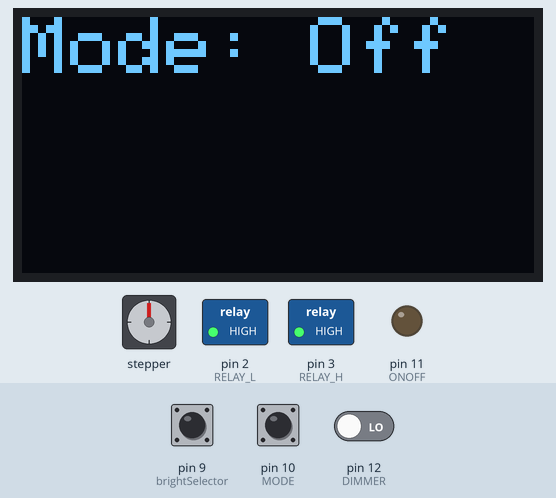
Bench run of a sketch on a simulated Arduino Uno, built with avr-gcc and run on an emulated ATmega328P. On the bench: stepper motor, 128×64 one-colour display, switched loads named in the sketch (green lamp = pin HIGH), output pins drawn as LEDs (lit = HIGH). Wiring (inferred from the names in the program): stepper motor (2048 steps per turn assumed): coils pin 4, pin 5, pin 6, pin 7. Dashed ring = blinking. The inputs (shaded band) are chosen by the test bench; at power-on: pin 10 (MODE) LOW, pin 9 (brightSelector) LOW, pin 12 (DIMMER) LOW.

Above: at 3.8 s.
3.9 s: pin 10 (MODE) pulled HIGH for 1 s
At 5.5 s:
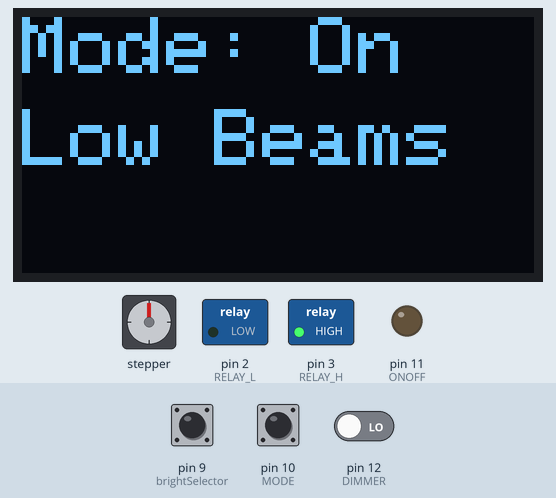
6.4 s: pin 9 (brightSelector) pulled HIGH for 3.2 s
At 10.2 s:
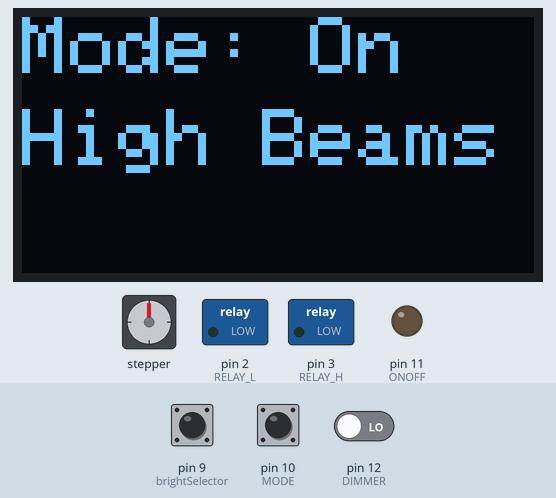
11.1 s: pin 10 (MODE) pulled HIGH for 0.15 s
At 12.1 s:
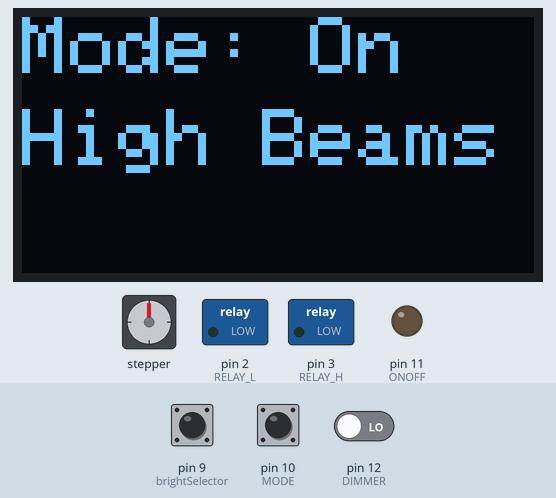
12.7 s: pin 10 (MODE) pulled HIGH for 3.2 s
At 12.95 s:
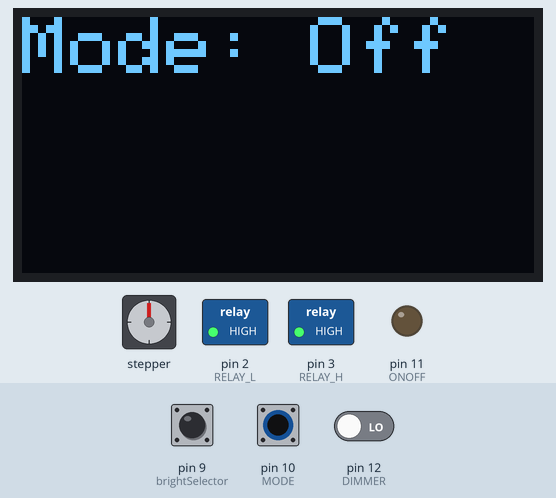
17.4 s: pin 9 (brightSelector) driven HIGH and pin 10 (MODE) driven HIGH
At 17.76 s:
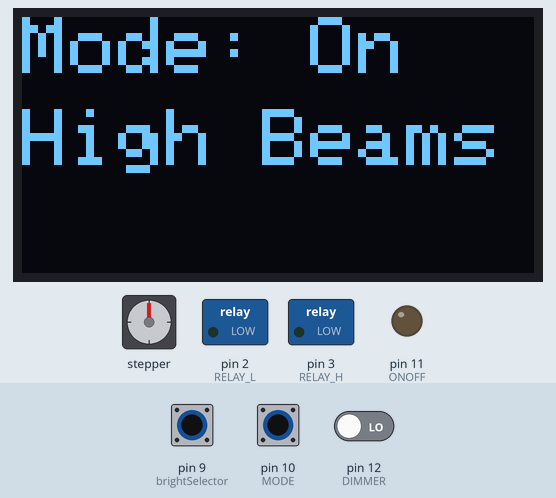
19.5 s: pin 10 (MODE) driven LOW
At 19.77 s:
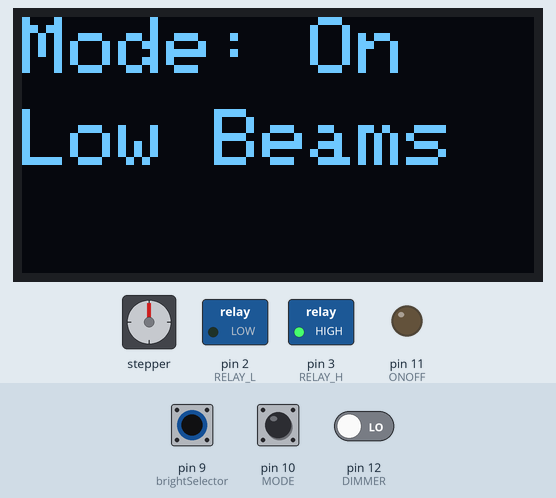
Timing chart, 0 to 23.5 s (numbered marks = the images above; inputs shaded):
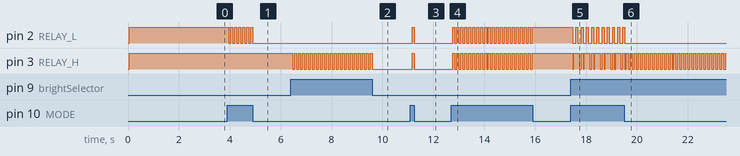

The sketch:

jettabrain.ino
```cpp
//# Define variables

//## Pins
//### Digital
int RELAY_L = 2; // Light Bar Relay
int RELAY_H = 3; // Light Pods Relay
int RELAY_03 = 5; // Unused; not wired
int RELAY_02 = 4; // Unused; not wired
int RELAY_04 = 6; // Unused; not wired
int RELAY_05 = 7; // Unused; not wired
int HIGH_BEAM_CAR = 8;
int HIGH_BEAM_DRIVER = 9;
int MODE = 10;
int ONOFF = 11; // Auxiliary fuse block relay
int DIMMER = 12; // Dimmer switch
int CAR_LIGHTS = 13; // Car light switch


//### Analog


//## Booleans
bool dim = false; // Display dimming called to run.
bool brightsOn = false;


//# Strings
char *lightModes[] = {"Off", "On"};  // Light system modes: Auto=car controls. On=soft manual.
int lightModeCurrent = 0;  // Currently selected light mode.
char *brightModes[] = {"Low", "High", "All"};  // Low or high beams.
int brightModeCurrent = 0;  // Currently selected bright mode.
int brightSelector = 9;


//# Libraries
#include <SPI.h>
#include <Wire.h>
#include <Adafruit_GFX.h>
#include <Adafruit_SSD1306.h>

#define SCREEN_WIDTH 128 // OLED display width, in pixels
#define SCREEN_HEIGHT 64 // OLED display height, in pixels

#define OLED_RESET     -1 // Reset pin # (or -1 if sharing Arduino reset pin)
Adafruit_SSD1306 display(SCREEN_WIDTH, SCREEN_HEIGHT, &Wire, OLED_RESET);


void setup()
// Runs once on start.
{
	Serial.begin(9600);
  // Define pin modes.
  // Note: the relay module used is weird; LOW signal on a pin energizes the respective coil.
  pinMode(RELAY_L, OUTPUT);
  pinMode(RELAY_H, OUTPUT);
  pinMode(RELAY_02, OUTPUT);
  pinMode(RELAY_03, OUTPUT);
  pinMode(RELAY_04, OUTPUT);
  pinMode(RELAY_05, OUTPUT);
  pinMode(ONOFF, OUTPUT);

  // Initialize Display
  display.begin(SSD1306_SWITCHCAPVCC, 0x3C);
  display.clearDisplay();
  display.setTextSize(2); // Draw 2X-scale text
  display.setTextColor(WHITE);
  display.print("Power On");
  display.display();

  // Activate auxiliary fuse block; ensure both relays are set to "off"
  digitalWrite(ONOFF, LOW);
  digitalWrite(RELAY_H, HIGH);
  digitalWrite(RELAY_L, HIGH);
  delay(1000);  // Pause, just for the fun of it.

  // Tell the user that we're ready
  display.clearDisplay();
  display.setTextSize(2); // Draw 2X-scale text
  display.setCursor(23, 0);
  display.print("Vehicle");
  display.setTextSize(1);
  display.setCursor(5, 20);
  display.print("Systems Initialized");
  display.display();
  delay(1500);
  display.clearDisplay();
  updateMenu();
  display.display();
}

void loop()
// Continuously repeating code.
{
  // Check Display Dimming Status
  if (digitalRead(DIMMER) == HIGH)
  {
    dim = true;
    dimDisplay();
  }
  else if (digitalRead(DIMMER) == HIGH)
  {
    dim = false;
    dimDisplay();
  }

  // Check and Update Light Mode
  if (lightModeCurrent == 1 && digitalRead(MODE) == HIGH) { // If light mode is on, reset to off
    delay(50); //Debounce
    lightModeCurrent = 0; //Set the light mode
    lightsOnOff(); //Activate relays in accordance with current mode
  }
  else if (digitalRead(MODE) == HIGH) { // Otherwise increment to the next mode option
    delay(50); //ibid
    lightModeCurrent++; //ibid
    lightsOnOff(); //ibid
  }

  // Check and Update Bright Mode
  if (lightModeCurrent != 0 && digitalRead(brightSelector) == HIGH) {
    delay(50); //Debounce
    brightsOn = !brightsOn;
    changeBrights();
  }

  else {

  }

  // Update Menu
	updateMenu();
}


//# Function Declarations
void updateMenu() {
  // Light Status
  display.clearDisplay();
  display.setTextSize(2); // Draw 1X-scale text
  display.setCursor(0, 0);
  display.print("Mode: ");
  display.print(lightModes[lightModeCurrent]);
  display.setTextSize(2);

  // Brights Status
  if (lightModeCurrent == 0/* || lightModeCurrent == 1 && digitalRead(CAR_LIGHTS) == LOW*/) { //If the lights aren't on, don't show brights status.
    display.display();
  }
  else if (lightModeCurrent == 1) {
    display.setCursor(0, 23);
    display.print(brightModes[brightModeCurrent]);
    display.print(" Beams");
    display.display();
  }
  else {
    display.setCursor(0, 23);
    display.print(brightModes[brightModeCurrent]);
    display.print(" Beams");
    display.display();
  }
}

void dimDisplay() { // Dim the display if dimmer switch is on. **Still in development**.
  if (dim) {
    display.ssd1306_command(SSD1306_SETCONTRAST);
    display.ssd1306_command(0x19);
  }
  else {
    display.ssd1306_command(SSD1306_SETCONTRAST);
    display.ssd1306_command(0x8F);
  }
}

void lightsOnOff () {
  if (lightModeCurrent == 1) {
    digitalWrite(RELAY_L, LOW);
    changeBrights();
  }
  else {
    digitalWrite(RELAY_H, HIGH);
    digitalWrite(RELAY_L, HIGH);
    //changeBrights();
  }


}

void changeBrights() {
  if (brightsOn && lightsOnOff != 0) {
    digitalWrite(RELAY_H, LOW);
    brightModeCurrent = 1;
  }
  else {
    digitalWrite(RELAY_H, HIGH);
    brightModeCurrent = 0;
  }
}
```

Measured:
- after the input at 3.9 s, pin 2 (RELAY_L): alternates HIGH for 0.08 s and LOW for 0.08 s, 13 changes in all, then stays LOW, starting after 0.07 s; the display: changes after 0.09 s (image 1)
- after the input at 6.4 s, pin 3 (RELAY_H): alternates HIGH for 0.08 s and LOW for 0.08 s, 41 changes in all, then stays LOW, starting after 0.07 s; the display: changes after 0.09 s (image 2)
- after the input at 11.1 s, pin 2 (RELAY_L), pin 3 (RELAY_H): LOW → HIGH after 0.07 s, → LOW 0.08 s later; the display: first changes after 0.10 s (image 3 shows a later state)
- after the input at 12.7 s, pin 2 (RELAY_L), pin 3 (RELAY_H): alternates HIGH for 0.08 s and LOW for 0.08 s, 41 changes in all, then stays HIGH, starting after 0.07 s; the display: changes after 0.09 s (image 4)
- after the input at 17.4 s, pin 2 (RELAY_L): alternates HIGH for 0.08 s and LOW for 0.13 s, starting after 0.07 s; pin 3 (RELAY_H): HIGH → LOW after 0.07 s, then repeats every 0.41 s: HIGH 0.21 s, LOW 0.08 s, HIGH 0.08 s, LOW 0.05 s; the display: first changes after 0.15 s (image 5 shows a later state)
- after the input at 19.5 s, pin 2 (RELAY_L): goes on until 19.5 s, then stays LOW
